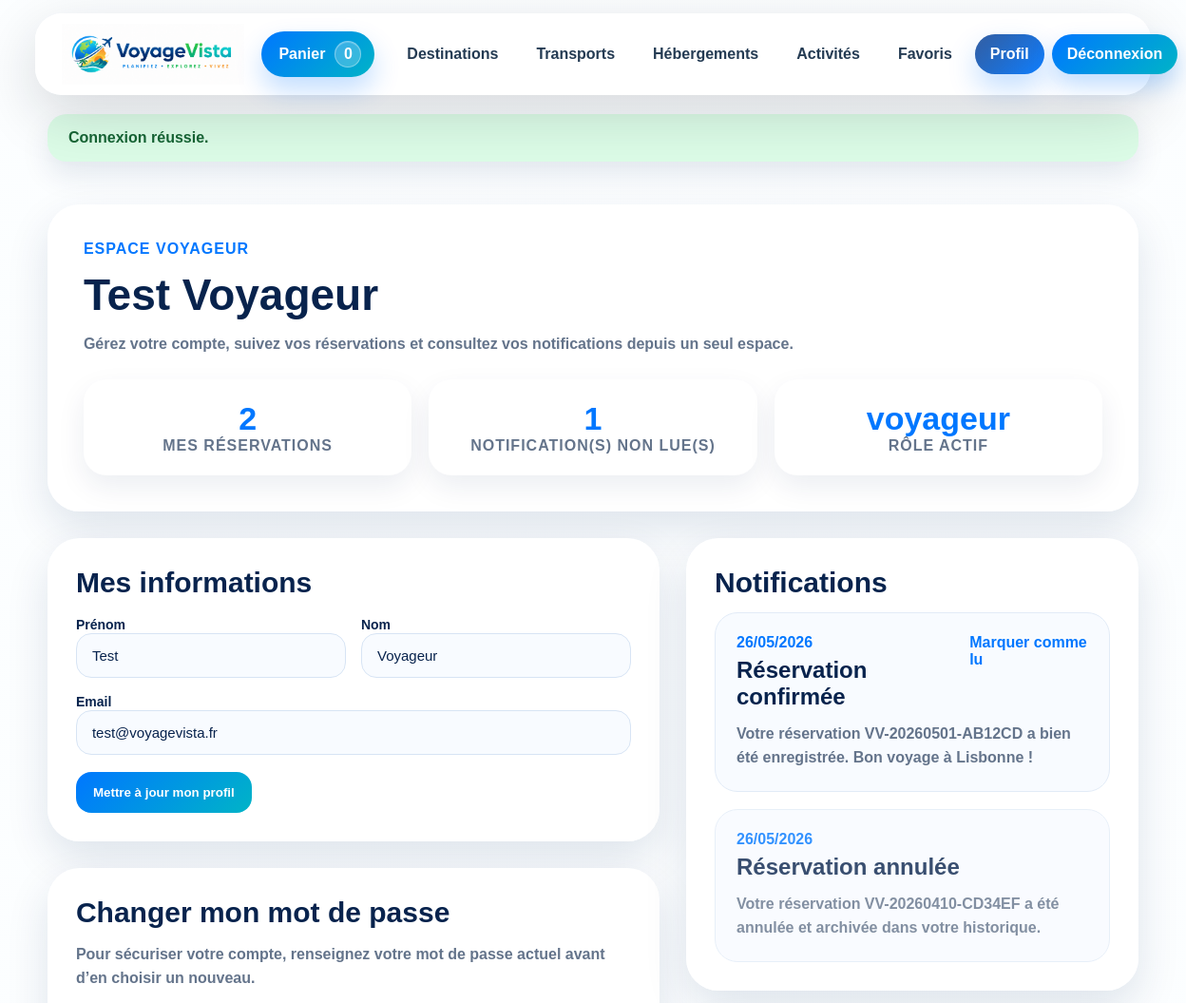
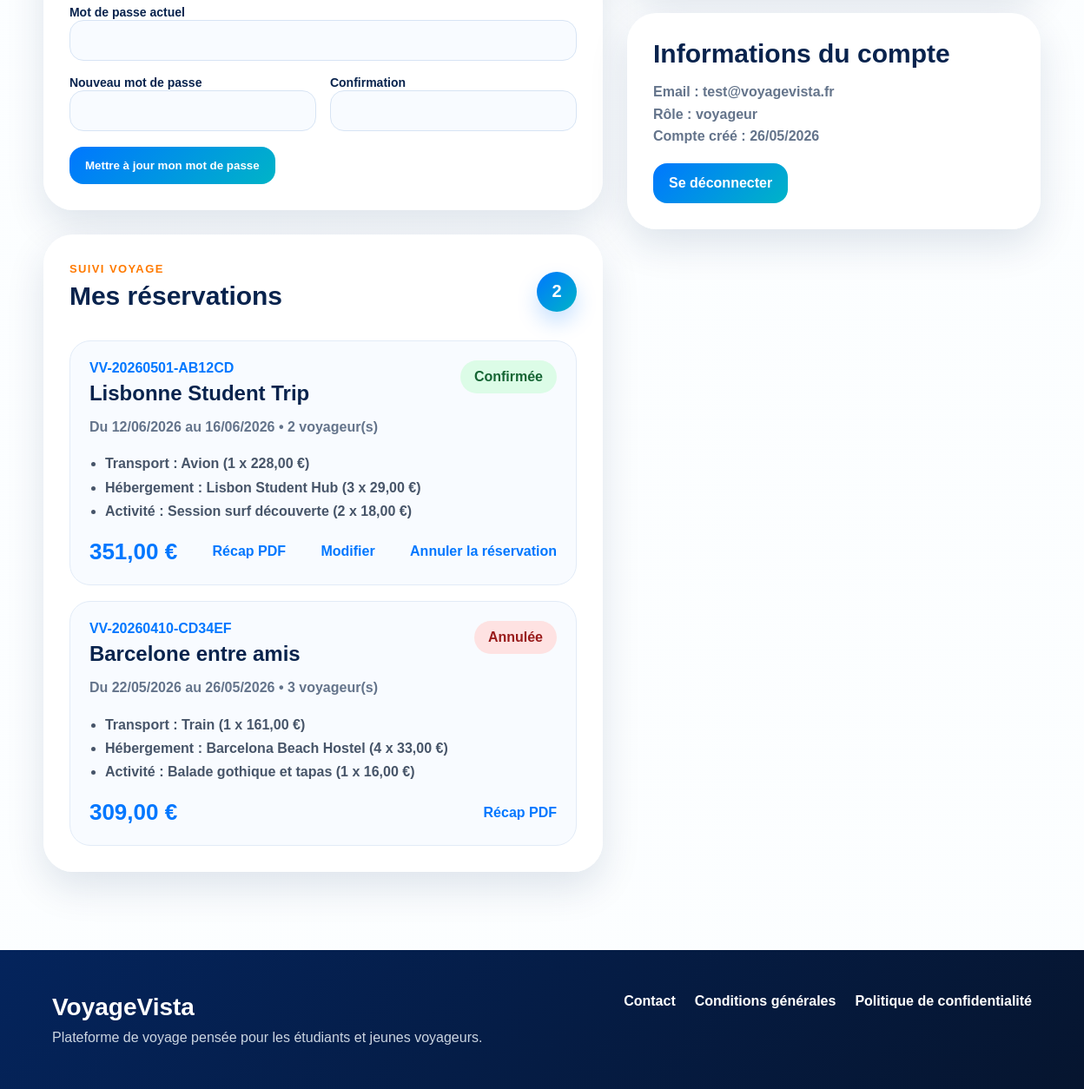
The page /index.php?page=profil (signed in) on the database its author committed (2 pictures, top to bottom).
### tables this page shows
CREATE TABLE reservations (
    id INT AUTO_INCREMENT PRIMARY KEY,
    user_id INT NOT NULL,
    reference VARCHAR(40) NOT NULL UNIQUE,
    stay_label VARCHAR(150) NOT NULL,
    travelers INT NOT NULL DEFAULT 1,
    start_date DATE NULL,
    end_date DATE NULL,
    total_amount DECIMAL(10, 2) NOT NULL DEFAULT 0,
    payment_name VARCHAR(120) NOT NULL,
    payment_card_last4 CHAR(4) NOT NULL DEFAULT '0000',
    status ENUM('confirmée', 'annulée') NOT NULL DEFAULT 'confirmée',
    created_at TIMESTAMP NOT NULL DEFAULT CURRENT_TIMESTAMP,
    updated_at TIMESTAMP NULL DEFAULT CURRENT_TIMESTAMP ON UPDATE CURRENT_TIMESTAMP,
    CONSTRAINT fk_reservations_user
        FOREIGN KEY (user_id) REFERENCES users(id)
        ON DELETE CASCADE
);

CREATE TABLE reservation_items (
    id INT AUTO_INCREMENT PRIMARY KEY,
    reservation_id INT NOT NULL,
    item_type VARCHAR(80) NOT NULL,
    source_type VARCHAR(80) NULL,
    source_id INT NULL,
    title VARCHAR(150) NOT NULL,
    details TEXT NOT NULL,
    unit_price DECIMAL(10, 2) NOT NULL DEFAULT 0,
    quantity INT NOT NULL DEFAULT 1,
    total_price DECIMAL(10, 2) NOT NULL DEFAULT 0,
    created_at TIMESTAMP NOT NULL DEFAULT CURRENT_TIMESTAMP,
    CONSTRAINT fk_reservation_items_reservation
        FOREIGN KEY (reservation_id) REFERENCES reservations(id)
        ON DELETE CASCADE
);

CREATE TABLE notifications (
    id INT AUTO_INCREMENT PRIMARY KEY,
    user_id INT NOT NULL,
    title VARCHAR(150) NOT NULL,
    message TEXT NOT NULL,
    is_read TINYINT(1) NOT NULL DEFAULT 0,
    created_at TIMESTAMP NOT NULL DEFAULT CURRENT_TIMESTAMP,
    CONSTRAINT fk_notifications_user
        FOREIGN KEY (user_id) REFERENCES users(id)
        ON DELETE CASCADE
);

### config/helpers.php (called while the page is built, shortened)
<?php
function db()
{
    static $pdo = false;
    if ($pdo !== false) {
        return $pdo;
    }
    try {
        $pdo = get_pdo_connection();
    } catch (Throwable $exception) {
        $pdo = null;
        $errorMessage = "Connexion MySQL impossible. Importez 'database/voyagevista.sql' puis vérifiez la configuration dans 'config/database.php'.";
    }
    return $pdo;
}
function db_is_available()
{
    return db() instanceof PDO;
}
function e($value)
{
    return htmlspecialchars((string) $value, ENT_QUOTES, 'UTF-8');
}
function format_price($amount)
{
    return number_format((float) $amount, 2, ',', ' ');
}
function format_date_fr($date)
{
    $timestamp = strtotime($date);
    return date('d/m/Y', $timestamp);
}
function current_user()
{
    return $_SESSION['user'] ?? null;
}
function build_placeholders(array $values)
{
    return implode(', ', array_fill(0, count($values), '?'));
}

### config/repositories.php (called while the page is built, shortened)
<?php
function fetch_all_rows($sql, array $params = [])
{
    $pdo = db();
    $statement = $pdo->prepare($sql);
    $statement->execute($params);
    return $statement->fetchAll();
}
function get_user_notifications($userId)
{
    return fetch_all_rows(
        'SELECT *
         FROM notifications
         WHERE user_id = ?
         ORDER BY created_at DESC',
        [(int) $userId]
    );
}
function get_user_reservations($userId)
{
    $reservations = fetch_all_rows(
        'SELECT *
         FROM reservations
         WHERE user_id = ?
         ORDER BY created_at DESC',
        [(int) $userId]
    );
    $reservationIds = array_map(function ($reservation) {
        return (int) $reservation['id'];
    }, $reservations);
    $placeholders = build_placeholders($reservationIds);
    $items = fetch_all_rows(
        "SELECT *
         FROM reservation_items
         WHERE reservation_id IN ($placeholders)
         ORDER BY id ASC",
        $reservationIds
    );
    $itemsByReservation = [];
    foreach ($items as $item) {
        $itemsByReservation[(int) $item['reservation_id']][] = $item;
    }
    return $reservations;
}

### pages/profil.php (the view, shortened to what this page needs)
<?php
$user = current_user();
$dbAvailable = db_is_available();
$reservations = $dbAvailable ? get_user_reservations((int) $user['id']) : [];
$notifications = $dbAvailable ? get_user_notifications((int) $user['id']) : [];
$unreadCount = count(array_filter($notifications, function ($notification) {
    return !(bool) $notification['is_read'];
}));
?>
<section class="profile-page">
    <div class="profile-hero">
        <div>
            <span>Espace voyageur</span>
            <h1><?php echo e($user['firstname'] . ' ' . $user['lastname']); ?></h1>
            <p>
                Gérez votre compte, suivez vos réservations et consultez vos notifications
                depuis un seul espace.
            </p>
        </div>
        <div class="profile-stats">
            <a href="#mes-reservations" class="profile-stat-link">
                <strong><?php echo count($reservations); ?></strong>
                <span>mes réservations</span>
            </a>
            <div>
                <strong><?php echo $unreadCount; ?></strong>
                <span>notification(s) non lue(s)</span>
            </div>
            <div>
                <strong><?php echo e($user['role']); ?></strong>
                <span>rôle actif</span>
            </div>
        </div>
    </div>
    <div class="profile-layout">
        <div class="profile-column">
            <section class="profile-card">
                <h2>Mes informations</h2>
                <form action="actions/update_profile.php" method="POST" class="profile-form">
                    <div class="profile-form-grid">
                        <div>
                            <label for="profile-firstname">Prénom</label>
                            <input id="profile-firstname" type="text" name="firstname" value="<?php echo e($user['firstname']); ?>" required>
                        </div>
                        <div>
                            <label for="profile-lastname">Nom</label>
                            <input id="profile-lastname" type="text" name="lastname" value="<?php echo e($user['lastname']); ?>" required>
                        </div>
                        <div class="full-width">
                            <label for="profile-email">Email</label>
                            <input id="profile-email" type="email" name="email" value="<?php echo e($user['email']); ?>" required>
                        </div>
                    </div>
                    <button type="submit">Mettre à jour mon profil</button>
                </form>
            </section>
            <section class="profile-card">
                <h2>Changer mon mot de passe</h2>
                <p>
                    Pour sécuriser votre compte, renseignez votre mot de passe actuel
                    avant d’en choisir un nouveau.
                </p>
                <form action="actions/update_password.php" method="POST" class="profile-form">
                    <label for="current-password">Mot de passe actuel</label>
                    <input id="current-password" type="password" name="current_password" required>
                    <div class="profile-form-grid password-grid">
                        <div>
                            <label for="new-password">Nouveau mot de passe</label>
                            <input id="new-password" type="password" name="new_password" minlength="6" required>
                        </div>
                        <div>
                            <label for="new-password-confirmation">Confirmation</label>
                            <input id="new-password-confirmation" type="password" name="password_confirmation" minlength="6" required>
                        </div>
                    </div>
                    <button type="submit">Mettre à jour mon mot de passe</button>
                </form>
            </section>
            <section class="profile-card" id="mes-reservations">
                <div class="profile-card-title">
                    <div>
                        <span>Suivi voyage</span>
                        <h2>Mes réservations</h2>
                    </div>
                    <strong><?php echo count($reservations); ?></strong>
                </div>
                <?php if (empty($reservations)) { ?>
                    <p class="empty-state">Aucune réservation enregistrée pour le moment.</p>
                <?php } else { ?>
                    <div class="reservation-list">
                        <?php foreach ($reservations as $reservation) { ?>
                            <article class="reservation-card">
                                <div class="reservation-top">
                                    <div>
                                        <span><?php echo e($reservation['reference']); ?></span>
                                        <h3><?php echo e($reservation['stay_label']); ?></h3>
                                    </div>
                                    <strong class="reservation-status <?php echo $reservation['status'] === 'annulée' ? 'cancelled' : 'confirmed'; ?>">
                                        <?php echo e($reservation['status']); ?>
                                    </strong>
                                </div>
                                <p>
                                    Du <?php echo format_date_fr($reservation['start_date']); ?>
                                    au <?php echo format_date_fr($reservation['end_date']); ?>
                                    • <?php echo (int) $reservation['travelers']; ?> voyageur(s)
                                </p>
                                <ul class="reservation-items">
                                    <?php foreach ($reservation['items'] as $reservationItem) { ?>
                                        <li>
                                            <?php echo e($reservationItem['item_type']); ?> :
                                            <?php echo e($reservationItem['title']); ?>
                                            (<?php echo (int) $reservationItem['quantity']; ?> x <?php echo format_price($reservationItem['unit_price']); ?> €)
                                        </li>
                                    <?php } ?>
                                </ul>
                                <div class="reservation-bottom">
                                    <strong><?php echo format_price($reservation['total_amount']); ?> €</strong>
                                    <a href="index.php?page=recu_reservation&id=<?php echo (int) $reservation['id']; ?>">
                                        Récap PDF
                                    </a>
                                    <?php if ($reservation['status'] !== 'annulée') { ?>
                                        <a href="index.php?page=modifier_reservation&id=<?php echo (int) $reservation['id']; ?>">
                                            Modifier
                                        </a>
                                        <a href="actions/cancel_reservation.php?id=<?php echo (int) $reservation['id']; ?>">
                                            Annuler la réservation
                                        </a>
                                    <?php } ?>
                                </div>
                            </article>
                        <?php } ?>
                    </div>
                <?php } ?>
            </section>
        </div>
        <div class="profile-column">
            <section class="profile-card">
                <h2>Notifications</h2>
                <?php if (empty($notifications)) { ?>
                    <p class="empty-state">Aucune notification pour le moment.</p>
                <?php } else { ?>
                    <div class="notification-list">
                        <?php foreach ($notifications as $notification) { ?>
                            <article class="notification-card <?php echo (int) $notification['is_read'] === 1 ? 'is-read' : ''; ?>">
                                <div class="notification-top">
                                    <div>
                                        <span><?php echo format_date_fr($notification['created_at']); ?></span>
                                        <h3><?php echo e($notification['title']); ?></h3>
                                    </div>
                                    <?php if ((int) $notification['is_read'] === 0) { ?>
                                        <a href="actions/mark_notification_read.php?id=<?php echo (int) $notification['id']; ?>">
                                            Marquer comme lu
                                        </a>
                                    <?php } ?>
                                </div>
                                <p><?php echo e($notification['message']); ?></p>
                            </article>
                        <?php } ?>
                    </div>
                <?php } ?>
            </section>
            <section class="profile-card">
                <h2>Informations du compte</h2>
                <p><strong>Email :</strong> <?php echo e($user['email']); ?></p>
                <p><strong>Rôle :</strong> <?php echo e($user['role']); ?></p>
                <p><strong>Compte créé :</strong> <?php echo format_date_fr($user['created_at']); ?></p>
                <a class="profile-logout-link" href="actions/logout.php">Se déconnecter</a>
            </section>
        </div>
    </div>
</section>

### rows shown on the page
reservations: reference "VV-20260501-AB12CD", stay_label "Lisbonne Student Trip", status "Confirmée", start_date "12/06/2026", end_date "16/06/2026", travelers "2", total_amount "351,00"
reservation_items: item_type "Transport", title "Avion", quantity "1", unit_price "228,00"
reservation_items: item_type "Hébergement", title "Lisbon Student Hub", quantity "3", unit_price "29,00"
reservation_items: item_type "Activité", title "Session surf découverte", quantity "2", unit_price "18,00"
reservations: reference "VV-20260410-CD34EF", stay_label "Barcelone entre amis", status "Annulée", start_date "22/05/2026", end_date "26/05/2026", travelers "3", total_amount "309,00"
reservation_items: item_type "Transport", title "Train", quantity "1", unit_price "161,00"
reservation_items: item_type "Hébergement", title "Barcelona Beach Hostel", quantity "4", unit_price "33,00"
reservation_items: item_type "Activité", title "Balade gothique et tapas", quantity "1", unit_price "16,00"
notifications: created_at "26/05/2026", title "Réservation confirmée", message "Votre réservation VV-20260501-AB12CD a bien été enregistrée. Bon voyage à Lisbonne !"
notifications: created_at "26/05/2026", title "Réservation annulée", message "Votre réservation VV-20260410-CD34EF a été annulée et archivée dans votre historique."

### other values the page prints
$cartCount "0"
$flash['message'] "Connexion réussie."
$user['firstname'] . ' ' . $user['lastname'] "Test Voyageur"
count($reservations) "2"
$unreadCount "1"
$user['role'] "voyageur"
$user['email'] "test@voyagevista.fr"
format_date_fr($user['created_at']) "26/05/2026"
